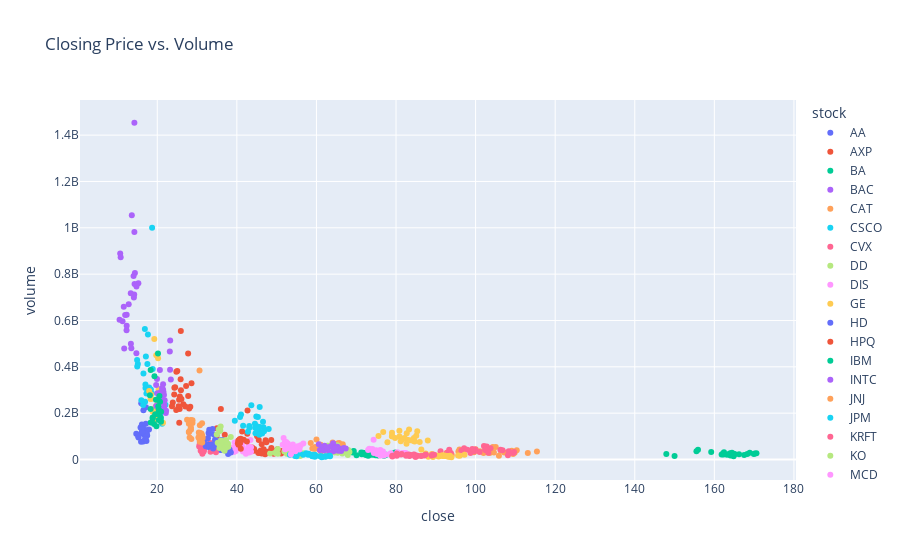

The notebook cell saved with this chart:
### Markdown cell above
## Closing Price vs. Volume

Now, we'll create a scatter plot to visualize the relationship between the closing price and volume for each stock. This can help us identify any potential correlation between the two variables. 

From the visualization there seems to be some negative correlation between the volume of a stock and the closing price.

### Code cell
fig = px.scatter(df, x='close', y='volume', color='stock', title='Closing Price vs. Volume')
fig.show()
